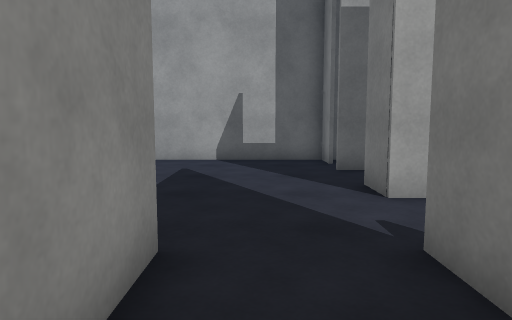
view 1 (above)

15 first-person views from a walk through a scene from a Unity 3-D project. The camera is 1.2 m above the floor, tilts 6° down and sees 70° across. The floor is counted in squares, 1 m on a side. Each view is taken from the middle of a square. On the plan, view 1 faces up. The plan holds only what a view shows up to about 15 squares ahead; the rest is blank. The player is left out. Surface patterns are stand-ins for the level's own textures.

view 2
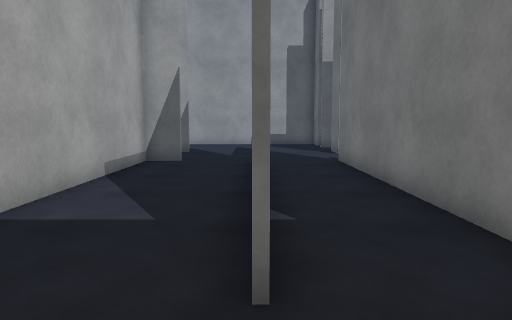

view 3
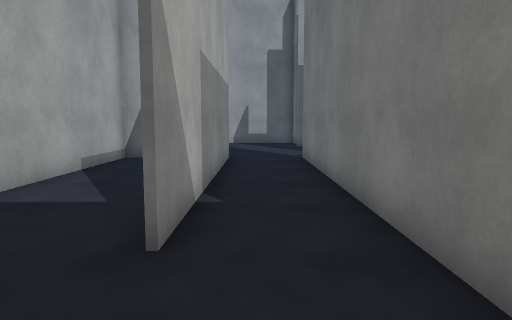

view 4
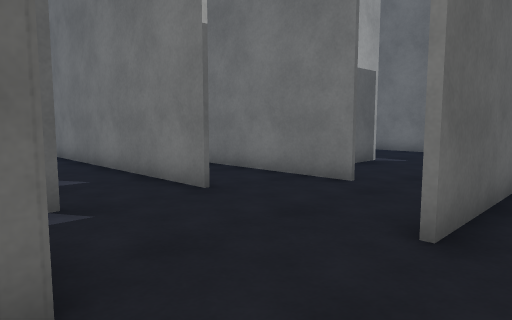

view 5
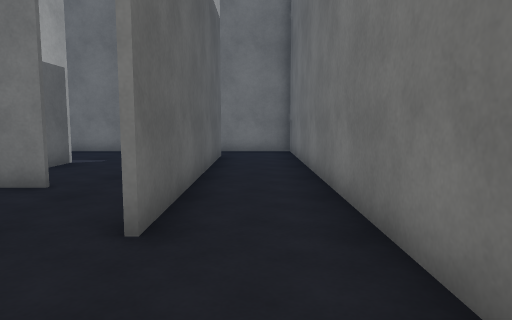

view 6
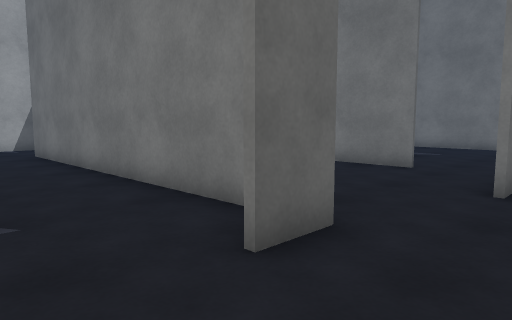

view 7
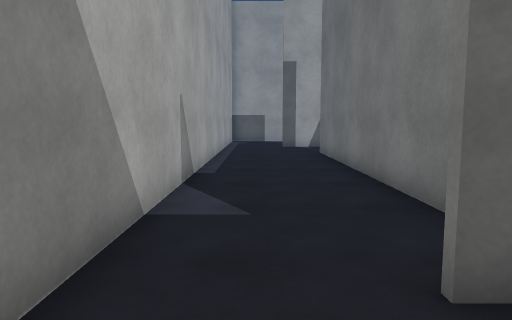

view 8
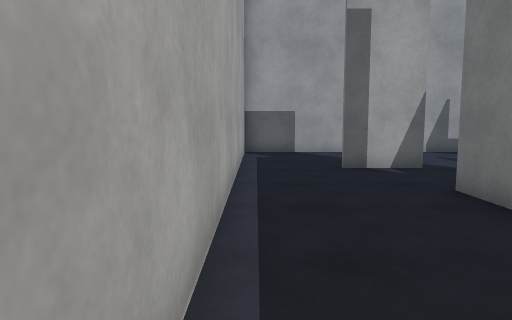

view 9
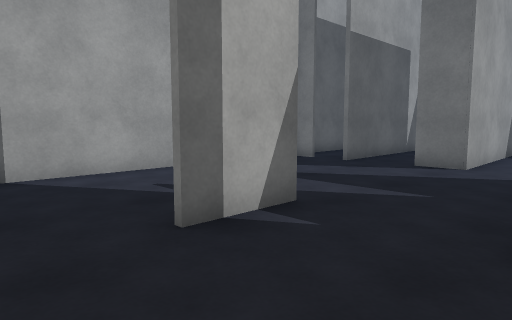

view 10
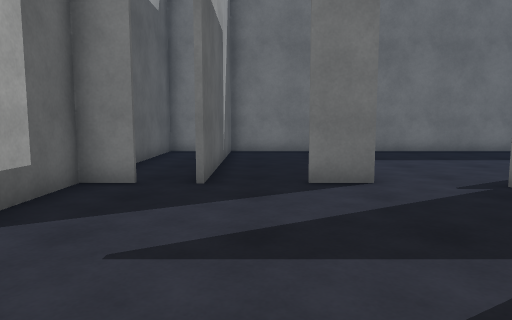

view 11
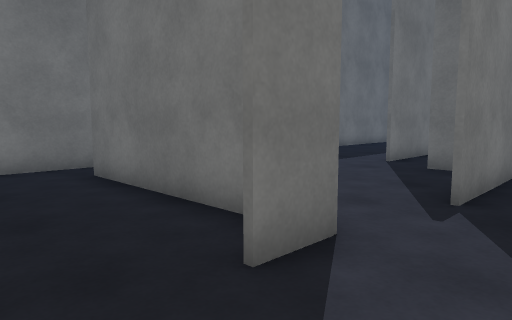

view 12
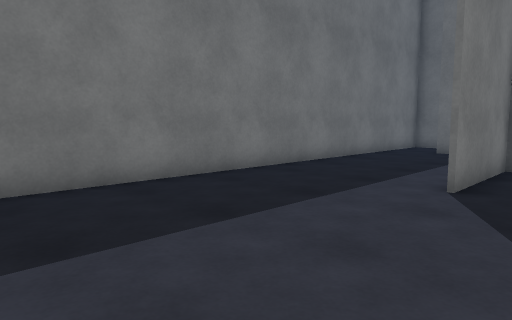

view 13
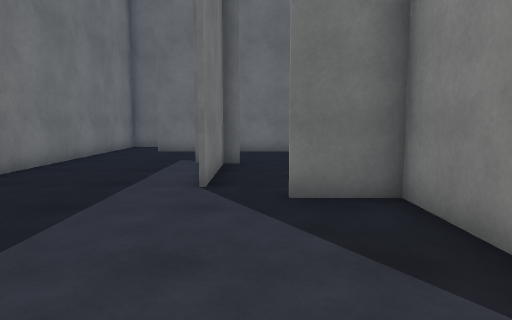

view 14
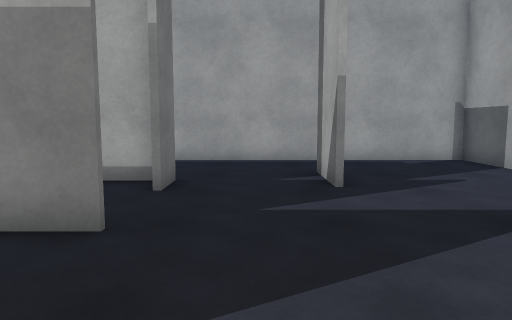

view 15
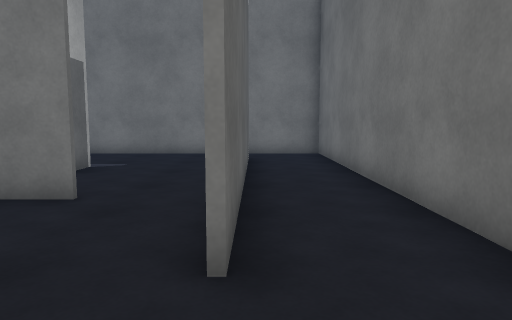

### Floor plan
Points are (right, up) in squares from view 1. A wall is a line through its corners. A room is listed if a view was taken in it or the views show most of it. See-through windows are left out.
Room 1 (views 1, 2, 3)
walls: (-1, -5.8) (-1, 2.6); (1.6, -7.2) (1.6, 3.4); (-0.9, 3.4) (-0.9, -5.8); (-3.2, 3.2) (-4.4, 3.2) (-4.4, -3.2)
ways out: opening at (-4, 4.5) to room 2; opening at (-2.5, -9.5) to room 2; opening at (-1, 4.2) to room 2; opening at (2, -8.5) to room 3
Room 2 (views 4, 5, 6, 7, 8, 9, 10, 11, 15)
walls: (-3.6, 6.5) (-5.8, 6.5); (-4.5, -7.4) (-4.5, 3.3) (-3.2, 3.3); (-4.4, -8.7) (-5.8, -8.7); (2.1, 5.7) (2.1, 7); (3.4, 5.8) (8.4, 5.8); (2.1, 10.2) (2.1, 11.5) (-8.5, 11.5) (-8.5, -9); (-3.1, -12.4) (9.8, -12.4) (9.8, -9.4); (9.8, 5.5) (9.8, 9); (7.8, -9.8) (-1.4, -9.8); (9.5, 9) (2, 9)
ways out: opening at (-4, 4.5) to room 1; opening at (-2.5, -9.5) to room 1; opening at (-1, 4.2) to room 1; opening at (2, 4.5) to room 3; opening at (8.5, -10) to room 3; opening at (9, 6) to room 3
Room 3 (views 12, 13, 14)
walls: (4.9, -5.4) (4.9, -1.6); (5.8, -5.7) (4.4, -5.7); (1.7, 1.9) (1.7, -0.7) (3.5, -0.7); (6.4, -9.6) (8, -9.6); (7.2, 5.7) (2.1, 5.7); (9.8, -9.4) (9.8, 5.5); (2.6, -9.6) (4.6, -9.6)
ways out: opening at (2, -8.5) to room 1; opening at (2, 4.5) to room 2; opening at (8.5, -10) to room 2; opening at (9, 6) to room 2

Where each view was taken, in squares from view 1:
view 1: 0 up, 0 right, facing up
view 2: 8 down, 1 left, facing up
view 3: 9 down, 0 right, facing up
view 4: 11 down, 5 left, facing up-right
view 5: 11 down, 5 left, facing right
view 6: 11 down, 8 left, facing up-right
view 7: 11 down, 7 left, facing up
view 8: 3 down, 8 left, facing up
view 9: 3 up, 8 left, facing up-right
view 10: 8 up, 5 left, facing right
view 11: 9 up, 0 right, facing down-right
view 12: 5 up, 3 right, facing down-right
view 13: 5 up, 4 right, facing down
view 14: 5 up, 3 right, facing left
view 15: 10 down, 4 left, facing right
